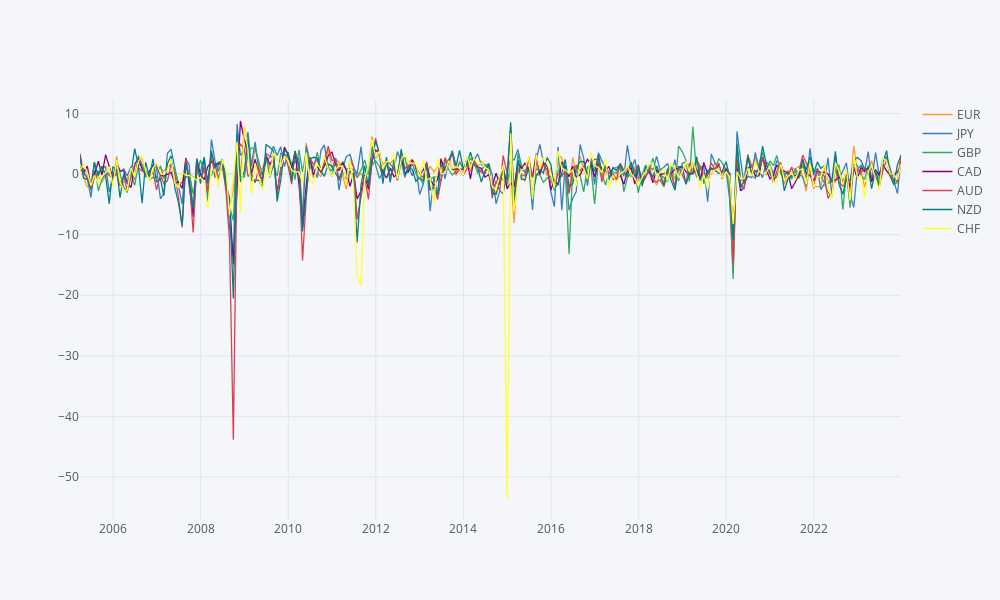

Source (notebook cell):
### Code cell
y.iplot()

### Figure 1 — Plotly figure (JSON) as saved in the notebook; plotly's stock layout.template omitted (floating-point values rounded to 4 significant figures; data arrays with more than 128 entries replaced by an {"elided": "..."} marker saying what was removed)
{"data": [{"line": {"color": "rgba(255, 153, 51, 1.0)", "dash": "solid", "shape": "linear", "width": 1.3}, "mode": "lines", "name": "EUR", "text": "", "type": "scatter", "x": {"elided": "226 str values"}, "y": {"elided": "226 float values"}}, {"line": {"color": "rgba(55, 128, 191, 1.0)", "dash": "solid", "shape": "linear", "width": 1.3}, "mode": "lines", "name": "JPY", "text": "", "type": "scatter", "x": {"elided": "226 str values"}, "y": {"elided": "226 float values"}}, {"line": {"color": "rgba(50, 171, 96, 1.0)", "dash": "solid", "shape": "linear", "width": 1.3}, "mode": "lines", "name": "GBP", "text": "", "type": "scatter", "x": {"elided": "226 str values"}, "y": {"elided": "226 float values"}}, {"line": {"color": "rgba(128, 0, 128, 1.0)", "dash": "solid", "shape": "linear", "width": 1.3}, "mode": "lines", "name": "CAD", "text": "", "type": "scatter", "x": {"elided": "226 str values"}, "y": {"elided": "226 float values"}}, {"line": {"color": "rgba(219, 64, 82, 1.0)", "dash": "solid", "shape": "linear", "width": 1.3}, "mode": "lines", "name": "AUD", "text": "", "type": "scatter", "x": {"elided": "226 str values"}, "y": {"elided": "226 float values"}}, {"line": {"color": "rgba(0, 128, 128, 1.0)", "dash": "solid", "shape": "linear", "width": 1.3}, "mode": "lines", "name": "NZD", "text": "", "type": "scatter", "x": {"elided": "226 str values"}, "y": {"elided": "226 float values"}}, {"line": {"color": "rgba(255, 255, 51, 1.0)", "dash": "solid", "shape": "linear", "width": 1.3}, "mode": "lines", "name": "CHF", "text": "", "type": "scatter", "x": {"elided": "226 str values"}, "y": {"elided": "226 float values"}}], "layout": {"height": 600, "legend": {"bgcolor": "#F5F6F9", "font": {"color": "#4D5663"}}, "paper_bgcolor": "#F5F6F9", "plot_bgcolor": "#F5F6F9", "title": {"font": {"color": "#4D5663"}}, "width": 1000, "xaxis": {"gridcolor": "#E1E5ED", "showgrid": true, "tickfont": {"color": "#4D5663"}, "title": {"font": {"color": "#4D5663"}, "text": ""}, "zerolinecolor": "#E1E5ED"}, "yaxis": {"gridcolor": "#E1E5ED", "showgrid": true, "tickfont": {"color": "#4D5663"}, "title": {"font": {"color": "#4D5663"}, "text": ""}, "zerolinecolor": "#E1E5ED"}}}
